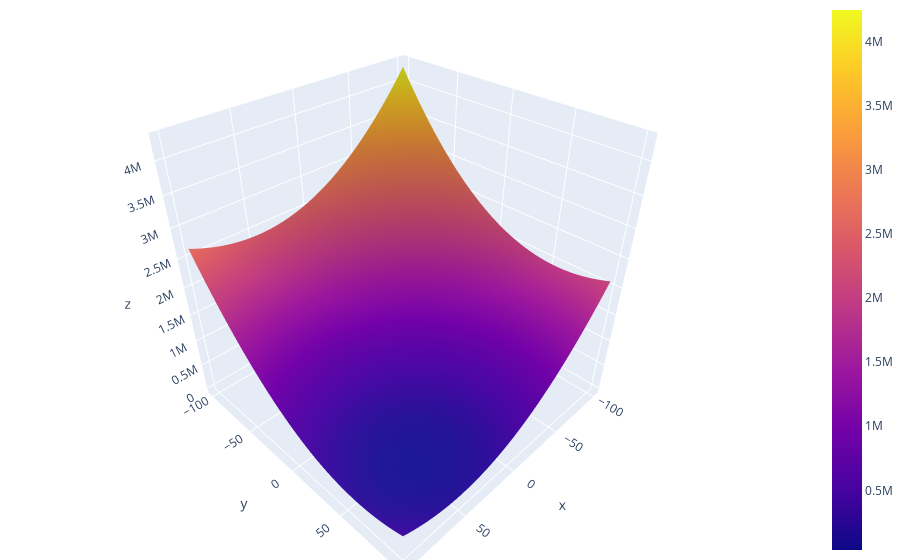

Notebook source saved alongside this figure:
### Code cell
data=go.Surface(
        x=b1v,
        y=b2v,
        z=costo)

layout = go.Layout(showlegend=False)
fig = go.Figure(data=data, layout=layout)
fig.update_layout(margin=dict(l=0, r=0, b=0, t=0))

### Figure 1 — Plotly figure (JSON) as saved in the notebook; plotly's stock layout.template omitted (floating-point values rounded to 4 significant figures; data arrays with more than 128 entries replaced by an {"elided": "..."} marker saying what was removed)
{"data": [{"type": "surface", "x": [-100, -95.92, -91.84, -87.76, -83.67, -79.59, -75.51, -71.43, -67.35, -63.27, -59.18, -55.1, -51.02, -46.94, -42.86, -38.78, -34.69, -30.61, -26.53, -22.45, -18.37, -14.29, -10.2, -6.122, -2.041, 2.041, 6.122, 10.2, 14.29, 18.37, 22.45, 26.53, 30.61, 34.69, 38.78, 42.86, 46.94, 51.02, 55.1, 59.18, 63.27, 67.35, 71.43, 75.51, 79.59, 83.67, 87.76, 91.84, 95.92, 100], "y": [-100, -95.92, -91.84, -87.76, -83.67, -79.59, -75.51, -71.43, -67.35, -63.27, -59.18, -55.1, -51.02, -46.94, -42.86, -38.78, -34.69, -30.61, -26.53, -22.45, -18.37, -14.29, -10.2, -6.122, -2.041, 2.041, 6.122, 10.2, 14.29, 18.37, 22.45, 26.53, 30.61, 34.69, 38.78, 42.86, 46.94, 51.02, 55.1, 59.18, 63.27, 67.35, 71.43, 75.51, 79.59, 83.67, 87.76, 91.84, 95.92, 100], "z": {"elided": "50x50 float values"}}], "layout": {"margin": {"b": 0, "l": 0, "r": 0, "t": 0}, "showlegend": false}}
